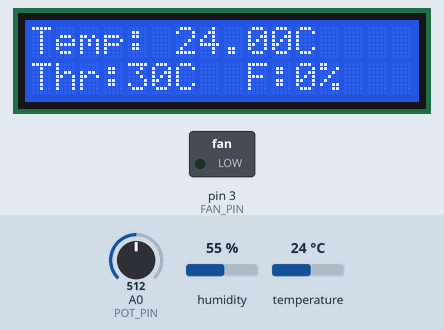
Simulated run of this sketch. Board: Arduino Uno, built with avr-gcc and run on an emulated ATmega328P. On the bench: 16×2 character LCD, switched loads named in the sketch (green lamp = pin HIGH). Inputs (shaded band) come from the test bench; at power-on: temperature 24 °C, A0 (POT_PIN) = 512, humidity 55 %.

Above: at 3.3 s.
3.4 s: temperature set to 29 °C
At 5.1 s:
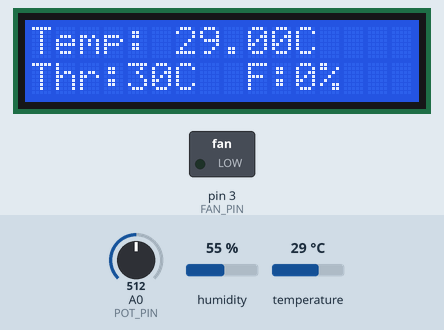
6.1 s: temperature set to 32 °C
At 8.3 s:
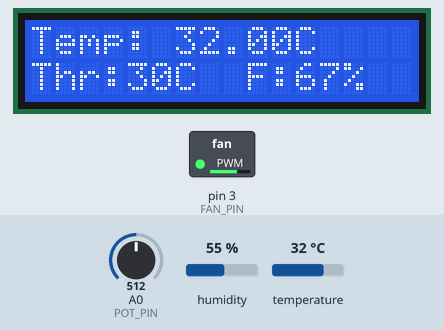
8.6 s: A0 (POT_PIN) set to 306
At 9.5 s:
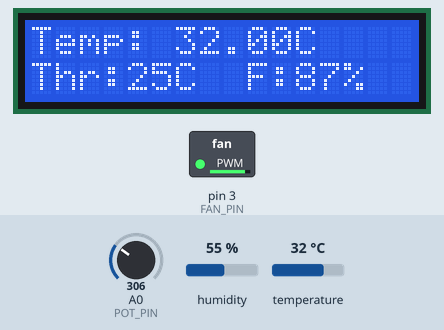
10.3 s: A0 (POT_PIN) set to 122
At 11.4 s:
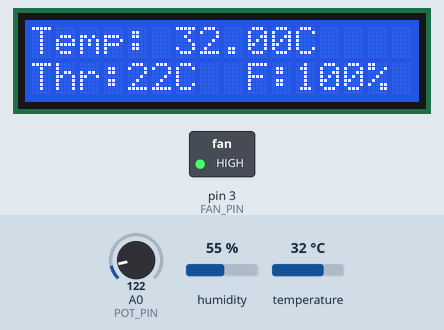
12.0 s: temperature set to 12 °C
At 13.2 s:
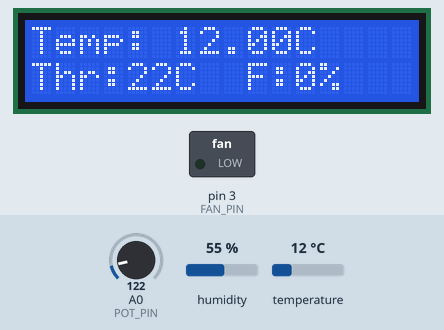
13.6 s: A0 (POT_PIN) set to 0
At 14.1 s:
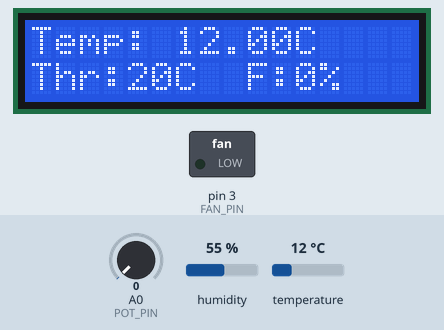
Timing chart, 0 to 16.3 s (numbered marks = the images above; inputs shaded):
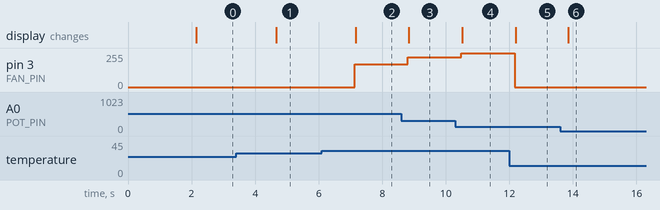

Measured:
- the behaviour switches between 30 and 31 °C on temperature (found by bisection; images 1 and 2)
- after the input at 3.4 s, the display: changes after 1.3 s (image 1)
- after the input at 6.1 s, pin 3 (FAN_PIN): 0/255 → 171/255 after 1.0 s; the display: changes after 1.1 s (image 2)
- after the input at 8.6 s, pin 3 (FAN_PIN): 171/255 → 223/255 after 0.20 s; the display: changes after 0.23 s (image 3)
- after the input at 10.3 s, pin 3 (FAN_PIN): 223/255 → 255/255 after 0.18 s; the display: changes after 0.21 s (image 4)
- after the input at 12.0 s, pin 3 (FAN_PIN): 255/255 → 0/255 after 0.17 s; the display: changes after 0.19 s (image 5)
- after the input at 13.6 s, the display: changes after 0.25 s (image 6)

The sketch:

smart_fan_controller.ino
```cpp
#include <DHT.h>
#include <Wire.h>
#include <LiquidCrystal_I2C.h>

// PIN & SENSOR SETTINGS
#define DHTPIN 2
#define DHTTYPE DHT11
#define FAN_PIN 3          // PWM-capable pin for fan control
#define POT_PIN A0

DHT dht(DHTPIN, DHTTYPE);

// LCD: Address = 0x27, 16 columns, 2 rows
LiquidCrystal_I2C lcd(0x27, 16, 2);

// INITIAL SETUP
void setup() {
  Serial.begin(9600);

  dht.begin();
  pinMode(FAN_PIN, OUTPUT);

  // Initialize LCD
  lcd.init();
  lcd.backlight();
  lcd.setCursor(0, 0);
  lcd.print("Smart Fan Control");
  lcd.setCursor(0, 1);
  lcd.print("System Starting...");
  delay(2000);
  lcd.clear();
}

// MAIN LOOP
void loop() {

  // Read temperature
  float temperature = dht.readTemperature();

  // Check if sensor gives error
  if (isnan(temperature)) {
    lcd.clear();
    lcd.setCursor(0, 0);
    lcd.print("Sensor Error!");
    lcd.setCursor(0, 1);
    lcd.print("Check DHT11");
    delay(1500);
    return;
  }

  // Map potentiometer to set temperature threshold
  int threshold = map(analogRead(POT_PIN), 0, 1023, 20, 40);

  // Fan speed calculation (PWM)
  int fanSpeed = 0;

  if (temperature > threshold) {
    fanSpeed = map(temperature, threshold, threshold + 10, 150, 255);
    fanSpeed = constrain(fanSpeed, 150, 255);
  } else {
    fanSpeed = 0;
  }

  analogWrite(FAN_PIN, fanSpeed);

  // LCD DISPLAY
  lcd.clear();
  lcd.setCursor(0, 0);
  lcd.print("Temp: ");
  lcd.print(temperature);
  lcd.print("C");

  lcd.setCursor(0, 1);
  lcd.print("Thr:");
  lcd.print(threshold);
  lcd.print("C  F:");
  lcd.print(map(fanSpeed, 0, 255, 0, 100));
  lcd.print("%");

  delay(800);
}
```
